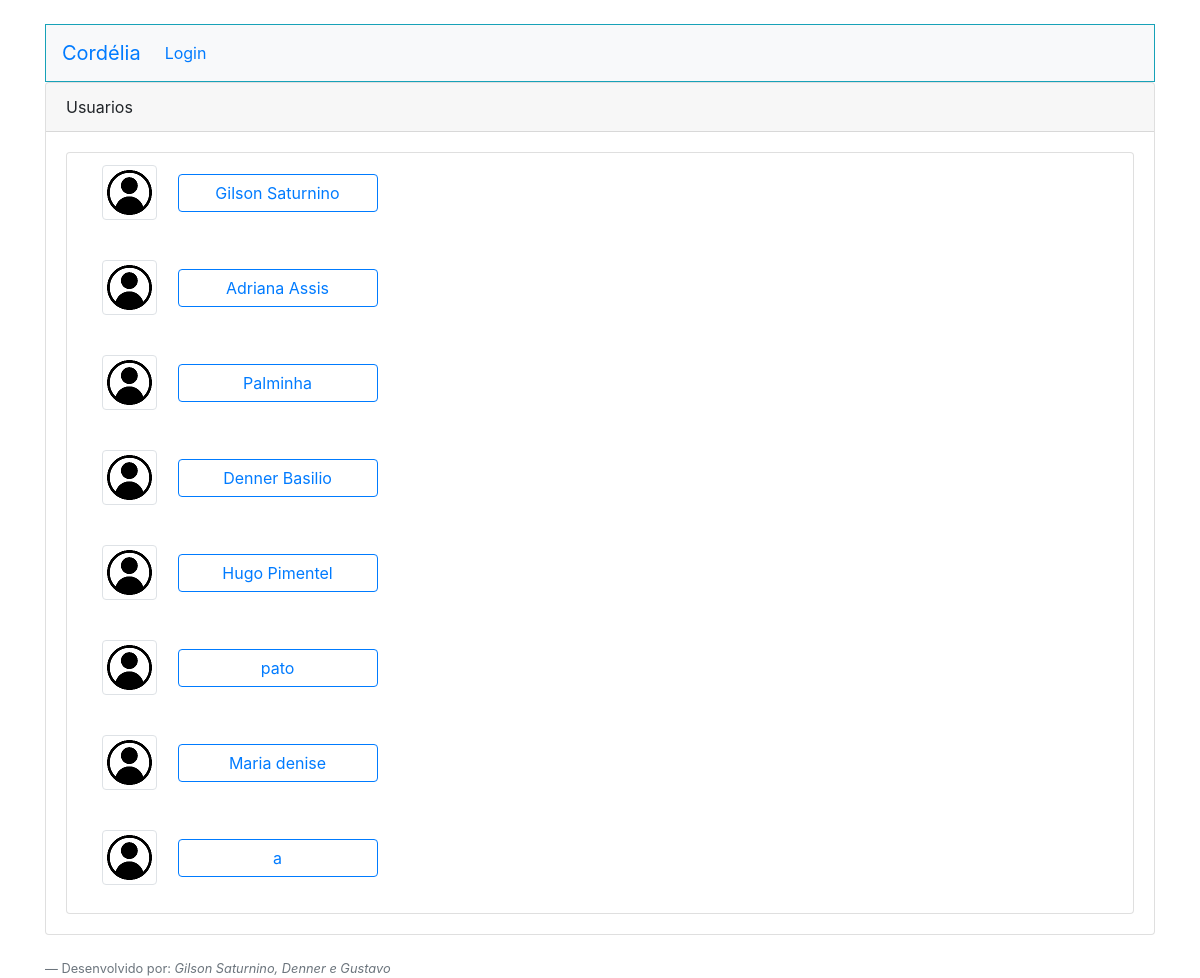
The page /ListarUsuarios.php on the database its author committed.
### tables this page shows
CREATE TABLE `usuarios` (
  `id` int(11) NOT NULL,
  `email` varchar(255) NOT NULL,
  `nome` varchar(255) NOT NULL,
  `senha` varchar(255) NOT NULL,
  `perfil` varchar(255) NOT NULL
);

### ListarUsuarios.php (the view, shortened to what this page needs)
<!doctype html>
<html lang="pt-br">
  <head>
    <link rel="stylesheet" href="https://stackpath.bootstrapcdn.com/bootstrap/4.3.1/css/bootstrap.min.css">
  </head>
  <body>
    <div class="container">
    <?php require_once('Cabecalho.php');
    require_once('Conexao.php');
    $sql = "select * from usuarios";
    $resultadoSql = mysqli_query($conexao, $sql);
    $vetorUmregistro = mysqli_fetch_assoc($resultadoSql);
    $vetorTodosRegistros = array();
        while($vetorUmregistro !=null){
          array_push($vetorTodosRegistros,$vetorUmregistro);
          $vetorUmregistro = mysqli_fetch_assoc($resultadoSql);}
    ?>
    <div class="card">
        <div class="card-header">
            Usuarios
        </div>
        <div class="card-body">
            <ul class="list-group">
            <?php foreach($vetorTodosRegistros as $Umregistro){
              if($Umregistro["id"] != $_SESSION['id_logado']){
              ?>
                <li class="list-group-item">
                <div class="col-md-12">
                    <form action="chat.php" method="POST">
                        <div class="form-group">
                            <img src="imagens/usuario.png" alt="imagem do usuario" class="img-thumbnail">
                            <button id="botaocontato" type="submit" class="btn btn-outline-primary ml-3"><?=$Umregistro["nome"]; ?></button>
                        </div>
                    </form>
                </div>
                </li>
            <?php }}?>
            </ul>
        </div>
    </div>
    </div>
    <?php
        require_once("Footer.php");
        ?>
  </body>
</html>

### ListarUsuarios.php (style rules this page uses)
#botaocontato { width:200px; }

### Cabecalho.php (style rules this page uses)
body { background-color:#ffffff; }

### rows shown on the page
usuarios: nome "Gilson Saturnino"
usuarios: nome "Adriana Assis"
usuarios: nome "Palminha"
usuarios: nome "Denner Basilio"
usuarios: nome "Hugo Pimentel"
usuarios: nome "pato"
usuarios: nome "Maria denise"
usuarios: nome "a"
